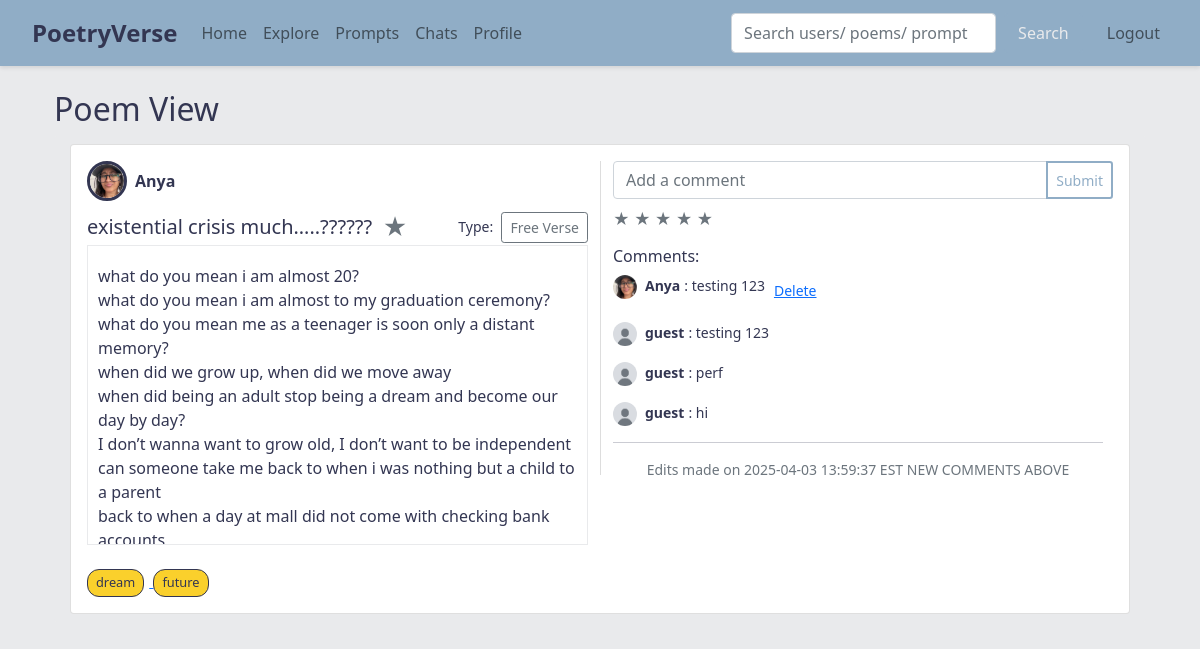
Page /poem/3 (signed in) on the committed database.
### app.py (models this page shows)
class User(db.Model, UserMixin):
    id = db.Column(db.Integer, primary_key=True)
    username = db.Column(db.String(150), unique=True, nullable=False)
    email = db.Column(db.String(150), unique=True, nullable=False)
    password = db.Column(db.String(200), nullable=False)
    description = db.Column(db.Text, nullable=True)
    profile_image = db.Column(db.String(300), nullable=True)
    poems = db.relationship('Poem', backref='author', lazy=True)
    collections = db.relationship('Collection', backref='owner', lazy=True)
    favorite_poems = db.relationship('Poem', secondary=favorites, backref=db.backref('favorited_by', lazy='dynamic'))
    following = db.relationship('User', secondary=followers,
                                primaryjoin=(followers.c.follower_id == id),
                                secondaryjoin=(followers.c.followed_id == id),
                                backref=db.backref('followers', lazy='dynamic'),
                                lazy='dynamic')

class Poem(db.Model):
    id = db.Column(db.Integer, primary_key=True)
    title = db.Column(db.String(200), nullable=False)
    content = db.Column(db.Text, nullable=False)
    poem_type = db.Column(db.String(100), nullable=True)
    rating = db.Column(db.Integer, default=0)
    user_id = db.Column(db.Integer, db.ForeignKey('user.id'), nullable=False)
    collection_id = db.Column(db.Integer, db.ForeignKey('collection.id'), nullable=True)
    visibility = db.Column(db.String(10), nullable=False, default='public')
    comments = db.relationship('Comment', backref='poem', lazy=True, cascade="all, delete-orphan")
    tags = db.relationship('Tag', secondary=poem_tags, backref=db.backref('poems', lazy='dynamic'))
    prompt_id = db.Column(db.Integer, db.ForeignKey('prompt.id'), nullable=True)

class Tag(db.Model):
    id = db.Column(db.Integer, primary_key=True)
    name = db.Column(db.String(50), unique=True, nullable=False)

class Comment(db.Model):
    id = db.Column(db.Integer, primary_key=True)
    text = db.Column(db.String(300), nullable=False)
    poem_id = db.Column(db.Integer, db.ForeignKey('poem.id'), nullable=False)
    user_id = db.Column(db.Integer, db.ForeignKey('user.id'), nullable=False)
    created_at = db.Column(db.DateTime, default=datetime.utcnow)
    is_edit_marker = db.Column(db.Boolean, default=False)
    author = db.relationship('User', backref='comments')

### app.py (the view, shortened to what this page needs)
@app.route('/poem/<int:poem_id>')
def view_poem(poem_id):
    poem = Poem.query.get_or_404(poem_id)
    if poem.visibility == 'private' and poem.author != current_user:
        flash("This poem is private.", "danger")
        return redirect(url_for('home'))
    return render_template('view_poem.html', poem=poem)

### app.py (called while the page is built)
@login_manager.user_loader
def load_user(user_id):
    return User.query.get(int(user_id))

### templates/view_poem.html
{% extends "base.html" %}
{% block content %}
<div class="container my-4">
  <h2>Poem View</h2>
  <div class="list-group">
    <div class="list-group-item mb-3 custom-bg">
      <div class="card">
        <div class="card-body">
          <div class="row">
            <div class="col-md-6">
              <div class="d-flex align-items-center mb-2">
                {% if poem.author.profile_image %}
                  <img src="{{ poem.author.profile_image }}" alt="Profile Image" class="profile-img" style="width: 40px; height: 40px; border-radius: 50%; object-fit: cover; object-position: center; margin-right: 0.5rem;">
                {% else %}
                  <div class="rounded-circle bg-secondary d-flex justify-content-center align-items-center" style="width: 40px; height: 40px; margin-right: 0.5rem;">
                    <span class="text-white" style="font-size: 1rem;">?</span>
                  </div>
                {% endif %}
                <span class="fw-bold">{{ poem.author.username }}</span>
              </div>
              <div class="d-flex justify-content-between align-items-center">
                <div class="d-flex justify-content-between align-items-center">
                  <h5 class="card-title mb-0">{{ poem.title }} &nbsp;</h5>
                  <button class="favorite-btn" data-poem-id="{{ poem.id }}">
                    <span class="star-icon {% if poem in current_user.favorite_poems %}text-warning{% else %}text-secondary{% endif %}">
                      &#9733;
                    </span>
                  </button>
                </div>
                {% if poem.poem_type %}
                <div>
                  <small class="me-1">Type:</small>
                  <button class="btn btn-sm btn-outline-secondary">{{ poem.poem_type }}</button>
                </div>
                {% endif %}
              </div>
              <div class="poem-content-container">
                <p class="card-text mt-2">{{ poem.content | replace('\n', '<br>') | safe }}</p>
              </div>
              <br>
              {% if poem.tags %}
                <div class="poem-tags">
                  {% for tag in poem.tags %}
                  <a href="{{ url_for('search', q=tag.name) }}" class="tag-chip-link">
                    <span class="tag-chip-display">{{ tag.name }}</span>
                  </a>
                  {% endfor %}
                </div>
              {% endif %}
            </div>
            <div class="col-md-6 d-flex flex-column" style="border-left: 1px solid #ddd;">
                {% if current_user.is_authenticated %}
                <form class="add-comment-form" data-poem-id="{{ poem.id }}">
                    <div class="input-group mb-2">
                    <input type="text" class="form-control" name="comment" placeholder="Add a comment">
                    <button type="submit" class="btn btn-sm btn-outline-primary add-button-new">Submit</button>
                    </div>
                </form>
                {% else %}
                <p class="text-muted">Log in to add comments.</p>
                {% endif %}
                <div class="rating mb-3" data-rating="{{ poem.rating }}" data-poem-id="{{ poem.id }}">
                {% for i in range(1, 6) %}
                    <span class="star {% if i <= poem.rating %}text-warning{% else %}text-secondary{% endif %}" data-rating-value="{{ i }}">&#9733;</span>
                {% endfor %}
                </div>
                <div class="comments-container">
                <h6>Comments:</h6>
                <div class="comments-list">
                    {% set sorted_comments = poem.comments|sort(attribute='created_at', reverse=True) %}
                    {% for comment in sorted_comments %}
                    {% if comment.is_edit_marker %}
                        <hr>
                        <p class="small text-center text-muted">{{ comment.text }}</p>
                    {% else %}
                        <p class="small d-flex align-items-start" id="comment-{{ comment.id }}">
                        {% if comment.author.profile_image %}
                            <img src="{{ comment.author.profile_image }}" alt="Profile" class="comment-profile-img">
                        {% else %}
                            <div class="rounded-circle bg-secondary d-flex justify-content-center align-items-center comment-profile-img">
                            <span class="text-white">?</span>
                            </div>
                        {% endif %}
                        <strong class="me-1">{{ comment.author.username }}</strong>: {{ comment.text }}
                        {% if current_user.is_authenticated and comment.user_id == current_user.id %}
                            <button class="btn btn-link btn-sm delete-comment" data-comment-id="{{ comment.id }}">Delete</button>
                        {% endif %}
                        </p>
                    {% endif %}
                    {% endfor %}
                </div>
                </div>
            </div>
          </div>
        </div>
      </div>
    </div>
  </div>
</div>
{% endblock %}

### static/css/global.css (style rules this page uses)
body { background-color: #e9eaec; color: #333652; }
.custom-bg { background-color: #e9eaec; border: none !important; color: #333652; }
.add-button-new { background-color: #ffffff; border: 2px solid #90adc6; color: #90adc6; }
.profile-img { width: 100px; height: 100px; border-radius: 50%; object-fit: cover; object-position: center; border: 3px solid #333652; }
.col-md-6 { display: flex; flex-direction: column; justify-content: space-between; height: 100%; }
.poem-content-container { max-height: 300px; overflow-y: auto; padding: 10px; border: 1px solid #e9eaec; }
.comments-container { display: flex; flex-direction: column; flex-grow: 1; max-height: 100%; }
.comments-list { flex-grow: 1; max-height: 200px; overflow-y: auto; padding-right: 10px; }
.comment-profile-img { width: 24px; height: 24px; border-radius: 50%; object-fit: cover; object-position: center; margin-right: 0.5rem; }
.favorite-btn { border: none; background: none; padding: 0; font-size: 1.5rem; cursor: pointer; }
.star-icon { font-size: 1.5rem; color: black; transition: color 0.1s ease-in-out; }
.tag-chip-display { display: inline-block; background-color: #fad02c; color: #333652; padding: 3px 8px; border: 1px solid #333652; border-radius: 12px; font-size: 0.8rem; margin-right: 5px; transition: color 0.9s ease-in-out; }

### rows in the picture
User: author.profile_image (picture), author.username "Anya"
Poem: title "existential crisis much…..??????", poem_type "Free Verse", content "what do you mean i am almost 20? what do you mean i am almost to my graduation ceremony? what do you mean me as a teenager is soon only a distant memory? when did we grow up, when did we move away when did being an adult stop being a dream and become our day by day? I don’t wanna want to grow old, I don’t want to be independent can someone take me back to when i was nothing but a child to a parent back to when a day at mall did not come with checking bank…"
Tag: name "dream"
Tag: name "future"
Comment: author.profile_image (picture), author.username "Anya", text "testing 123"
Comment: author.profile_image (picture), author.username "guest", text "testing 123"
Comment: author.profile_image (picture), author.username "guest", text "perf"
Comment: author.profile_image (picture), author.username "guest", text "hi"
Comment: text "Edits made on 2025-04-03 13:59:37 EST NEW COMMENTS ABOVE"
